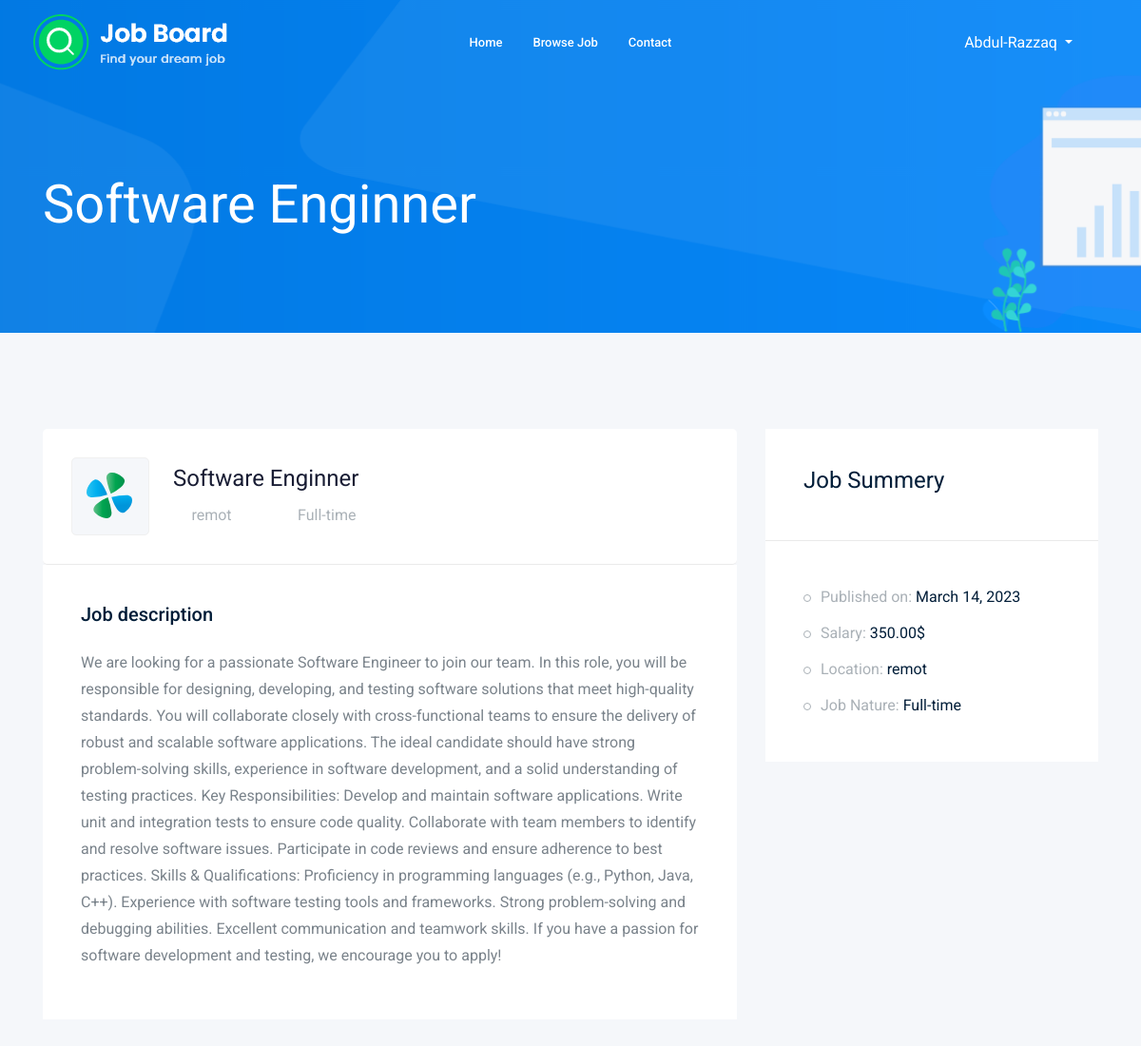
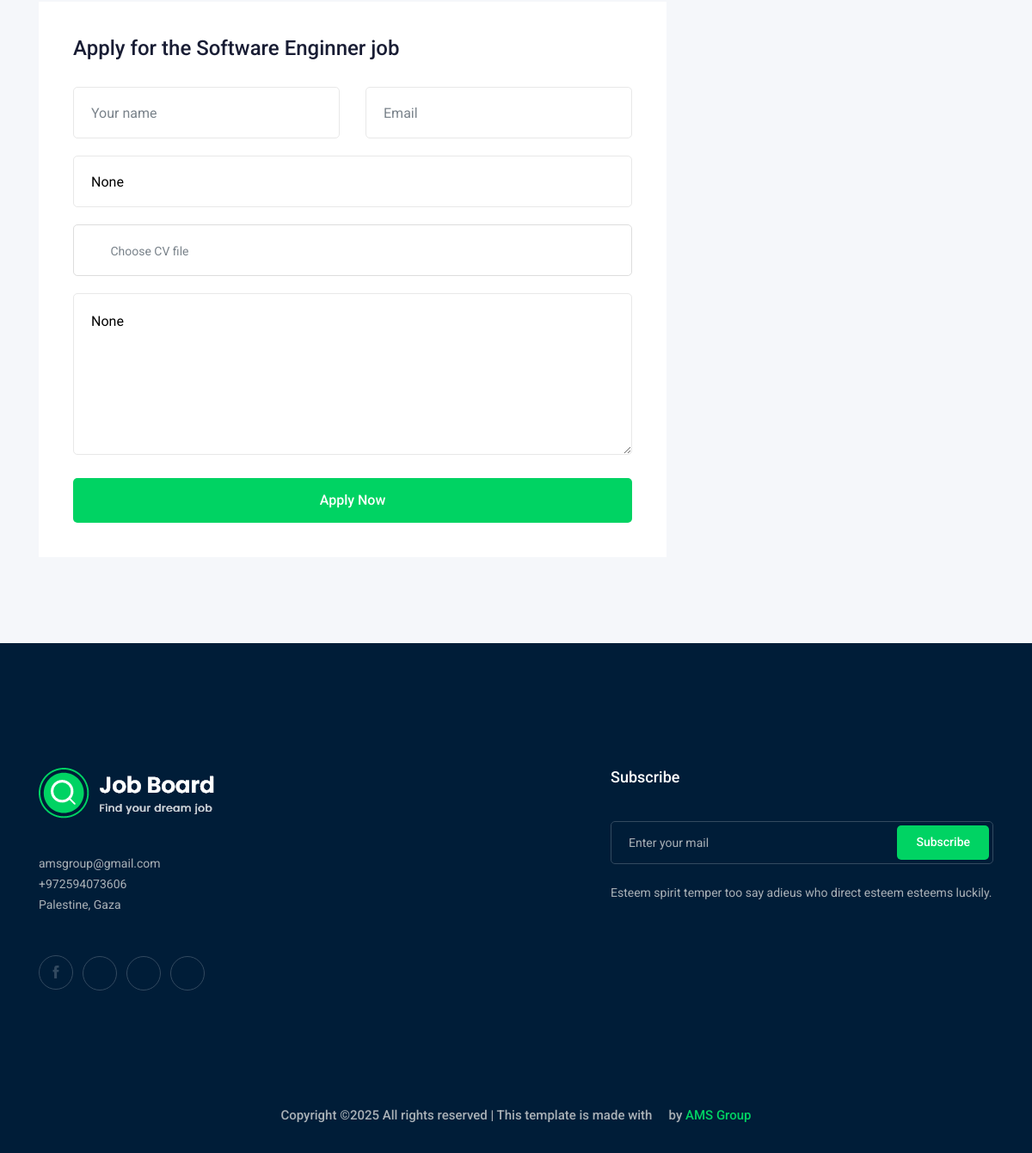
/job/13/ (signed in), run on the app's committed database (2 pictures, top to bottom).
### job/models.py (models this page shows, shortened)
class job(models.Model):
    title = models.CharField(max_length=30)
    description = models.TextField(max_length=6000)
    created_at = models.DateTimeField(auto_now_add=True)
    deadline = models.DateTimeField()
    salary = models.DecimalField(max_digits=7,decimal_places=2,default=0.0)
    category = models.ForeignKey(category, on_delete=models.CASCADE,related_name='job_category')
    created_by = models.ForeignKey(freelancer, on_delete=models.CASCADE)
    cover = models.ImageField(upload_to="img/post/", null=True)
    job_nature = models.CharField(max_length=30, null=True)
    location = models.CharField(max_length=50,default='remot')

### job/views.py (the view)
# urls.py: path('job/<int:job_id>/', views.job_details, name="job_details"),
@login_required
def job_details(request, job_id):
    job = get_object_or_404(jobs, id=job_id)
    freelancer = freelancers.objects.get(user=request.user)
    already_applied = apply.objects.filter(freelancer=freelancer, job=job).exists()
    application_date = None
    if already_applied:
        application = apply.objects.get(freelancer=freelancer, job=job)
        application_date = application.created_at
    if request.method == "POST":
        form = ApplyForm(request.POST, request.FILES)
        if form.is_valid():
            application = form.save(commit=False)
            application.freelancer = request.user.freelancer  # Assuming user has a Freelancer profile
            application.job = job
            application.save()
            return redirect('job_details', job_id=job.id)  # Redirect after successful submission
    else:
        form = ApplyForm()
    return render(request, 'pages/job_details.html', {
        'job': job,
        'already_applied': already_applied,
        'application_date': application_date,
        'form':form,
    })

### job/forms.py (shortened to what this page needs)
class ApplyForm(forms.ModelForm):
    class Meta:
        model = apply
        fields = ['link', 'cv', 'coverletter']
        widgets = {
            'coverletter': forms.Textarea(attrs={'rows': 4, 'placeholder': 'Write your cover letter here...'}),
            'link': forms.URLInput(attrs={'placeholder': 'Portfolio or relevant link'}),
        }

### templates/pages/job_details.html (shortened to what this page needs)
{% extends 'base.html' %}
{% load static %}
{% block header %}{% include "includes/header.html" %}{% endblock %}
{% block content %}
    <div class="bradcam_area bradcam_bg_1">
        <div class="container h-50">
            <div class="row ">
                <div class="col-xl-12">
                    <div class="bradcam_text">
                        <h3>{{job.title}}</h3>
                    </div>
                </div>
            </div>
        </div>
    </div>
    <div class="job_details_area">
        <div class="container">
            <div class="row">
                <div class="col-lg-8">
                    <div class="job_details_header">
                        <div class="single_jobs white-bg d-flex justify-content-between">
                            <div class="jobs_left d-flex align-items-center">
                                <div class="thumb">
                                    <img src="{% static 'img/svg_icon/1.svg' %}" alt="">
                                </div>
                                <div class="jobs_conetent">
                                    <h4>{{job.title}}</h4>
                                    <div class="links_locat d-flex align-items-center">
                                        <div class="location">
                                            <p> <i class="fa fa-map-marker"></i>{{ job.location }}</p>
                                        </div>
                                        <div class="location">
                                            <p> <i class="fa fa-clock-o"></i>{{ job.job_nature }}</p>
                                        </div>
                                    </div>
                                </div>
                            </div>
                        </div>
                    </div>
                    <div class="descript_wrap white-bg">
                        <div class="single_wrap">
                            <h4>Job description</h4>
                            <p>{{ job.description }}</p>
                        </div>
                    </div>
                    <div class="apply_job_form white-bg">
                        <h4>Apply for the {{ job.title }} job</h4>
                        {% if already_applied %}
                            <div class="alert alert-info">
                                Your application was already submitted on {{ application_date }}.
                            </div>
                        {% else %}
                            <form method="post" enctype="multipart/form-data">
                                <div class="row">
                                    <div class="col-md-6">
                                        <div class="input_field">
                                            <input type="text" placeholder="Your name" name="username" value="{{ form.username.value }}" required>
                                        </div>
                                    </div>
                                    <div class="col-md-6">
                                        <div class="input_field">
                                            <input type="email" placeholder="Email" name="email" value="{{ form.email.value }}" required>
                                        </div>
                                    </div>
                                    <div class="col-md-12">
                                        <div class="input_field">
                                            <input type="text" placeholder="Website/Portfolio link" name="link" value="{{ form.link.value }}" required>
                                        </div>
                                    </div>
                                    <div class="col-md-12">
                                        <div class="input-group">
                                            <div class="input-group-prepend">
                                                <button name="cv" type="button" id="inputGroupFileAddon03">
                                                    <i class="fa fa-cloud-upload" aria-hidden="true" required></i>
                                                </button>
                                            </div>
                                            <div class="custom-file">
                                                <label class="custom-file-label" for="inputGroupFile03">Choose CV file</label>
                                            </div>
                                        </div>
                                    </div>
                                    <div class="col-md-12">
                                        <div class="input_field">
                                            <textarea name="coverletter" cols="30" rows="10" placeholder="Coverletter" required>{{ form.coverletter.value }}</textarea>
                                        </div>
                                    </div>
                                    <div class="col-md-12">
                                        <div class="submit_btn">
                                            <button class="boxed-btn3 w-100" type="submit">Apply Now</button>
                                        </div>
                                    </div>
                                </div>
                            </form>
                        {% endif %}
                    </div>
                </div>
                <div class="col-lg-4">
                    <div class="job_sumary">
                        <div class="summery_header">
                            <h3>Job Summery</h3>
                        </div>
                        <div class="job_content">
                            <ul>
                                <li>Published on: <span>{{ job.created_at.date }}</span></li>
                                <li>Salary: <span>{{ job.salary }}$</span></li>
                                <li>Location: <span>{{ job.location }}</span></li>
                                <li>Job Nature: <span>{{ job.job_nature }}</span></li>
                            </ul>
                        </div>
                    </div>
                </div>
            </div>
        </div>
    </div>
{% endblock %}
{% block footer %}{% include "includes/footer.html" %}{% endblock  %}

### templates/includes/header.html (shortened to what this page needs)
{% load static %}
<header>
    <div class="header-area">
        <div id="sticky-header" class="main-header-area">
            <div class="container-fluid ">
                <div class="header_bottom_border">
                    <div class="row align-items-center">
                        <div class="col-xl-3 col-lg-2">
                            <div class="logo">
                                <a href="{% url 'index' %}">
                                    <img src="{% static 'img/logo.png' %}" alt="">
                                </a>
                            </div>
                        </div>
                        <div class="col-xl-6 col-lg-7">
                            <div class="main-menu  d-none d-lg-block">
                                <nav>
                                    <ul id="navigation">
                                        <li><a href="{% url 'index' %}">home</a></li>
                                        <li><a href="{% url 'all_jobs' %}">Browse Job</a></li>
                                        <li><a href="#footer">Contact</a></li>
                                    </ul>
                                </nav>
                            </div>
                        </div>
                        {% if user.is_authenticated %}
                            <ul class="navbar-nav ml-auto mr-5 ">
                                <li class="nav-item dropdown">
                                    <a class="nav-link dropdown-toggle text-white p-1" href="#" id="userMenu" data-toggle="dropdown" aria-haspopup="true" aria-expanded="false">
                                        <i class="fa fa-user"></i> {{ user.username }}
                                    </a>
                                </li>
                            </ul>
                        {% endif %}
                        <div class="col-12">
                        </div>
                    </div>
                </div>
            </div>
        </div>
    </div>
</header>

### data on the page
job: title "Software Enginner", location "remot", job_nature "Full-time", description "We are looking for a passionate Software Engineer to join our team. In this role, you will be responsible for designing, developing, and testing software solutions that meet high-quality standards. You will collaborate closely with cross-functional teams to ensure the delivery of robust and scalable software applications. The ideal candidate should have strong problem-solving skills, experience in software development, and a solid understanding of testing practices. Key Responsibilities: Develop and maintain software applications. Write unit and integration tests to ensure code quality. Collaborate with team members to identify and resolve software issues. Participate in code reviews and…", created_at "March 14, 2023", salary "350.00"

### other printed values
{{ user.username }} "Abdul-Razzaq"
